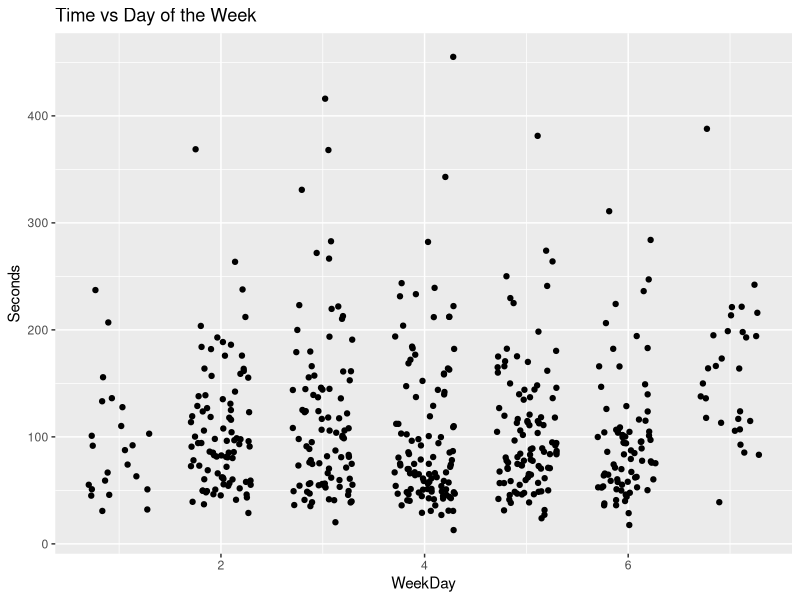
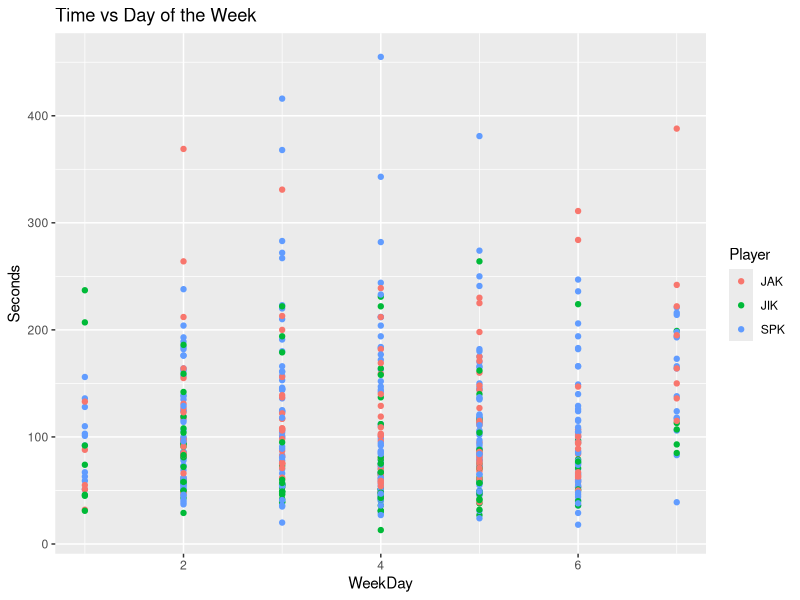
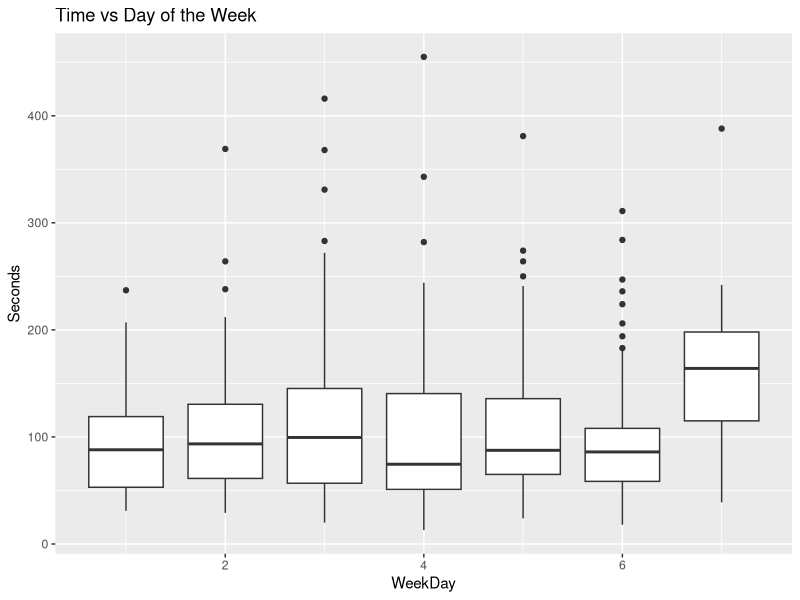

Write R code to recreate these figures, in order.
## ---- chunk 1
knitr::opts_chunk$set(echo = TRUE)
## ---- chunk 2
if(!requireNamespace("dplyr", quietly=TRUE)) {
  install.packages("dplyr")
}
if(!requireNamespace("tidyr", quietly=TRUE)) {
  install.packages("tidyr")
}
if(!requireNamespace("ggplot2", quietly=TRUE)) {
  install.packages("ggplot2")
}
if(!requireNamespace("lubridate", quietly=TRUE)) {
  install.packages("lubridate")
}
library("tidyr", quietly = TRUE, warn.conflicts = FALSE)
library("dplyr", quietly = TRUE, warn.conflicts = FALSE)
library("ggplot2", quietly = TRUE, warn.conflicts = FALSE)
## ---- chunk 3
d <- read.csv("nyt.csv", stringsAsFactors=FALSE)
## ---- chunk 4
d$DateTime <- as.POSIXct(with(d,
  paste(Date, ifelse(is.na(TimeOfDay), "00:00", TimeOfDay))))
d$WeekDay <- lubridate::wday(d$DateTime)
d$Seconds <- with(d, as.numeric(lubridate::seconds(lubridate::ms(Time))))
## ---- chunk 5
stopifnot(all(d[["Player"]] %in% c("SPK", "JAK", "JIK", "BBK", "SKK")))
## ---- chunk 6
stopifnot(all(!is.na(d[["DateTime"]])))
stopifnot(all(!is.na(d[["WeekDay"]])))
stopifnot(all(!is.na(d[["Seconds"]])))
## ---- chunk 7
d %>% group_by(Player) %>%
  summarise(Mean = mean(Seconds), Median = median(Seconds), Min = min(Seconds), Max = max(Seconds), N=n())
## ---- chunk 8
d <- d %>%
  filter(Player %in% c("SPK", "JAK", "JIK"))
## ---- chunk 9
d %>%
  ggplot(aes(x=WeekDay, y=Seconds)) +
    geom_jitter(position = position_jitter(width=.3)) +
    ggtitle("Time vs Day of the Week")
## ---- chunk 10
d %>%
  ggplot(aes(x=WeekDay, y=Seconds, color=Player)) +
    geom_point() +
    ggtitle("Time vs Day of the Week")
## ---- chunk 11
d %>%
  ggplot(aes(x=WeekDay, y=Seconds, group=WeekDay)) +
    geom_boxplot() +
    ggtitle("Time vs Day of the Week")
